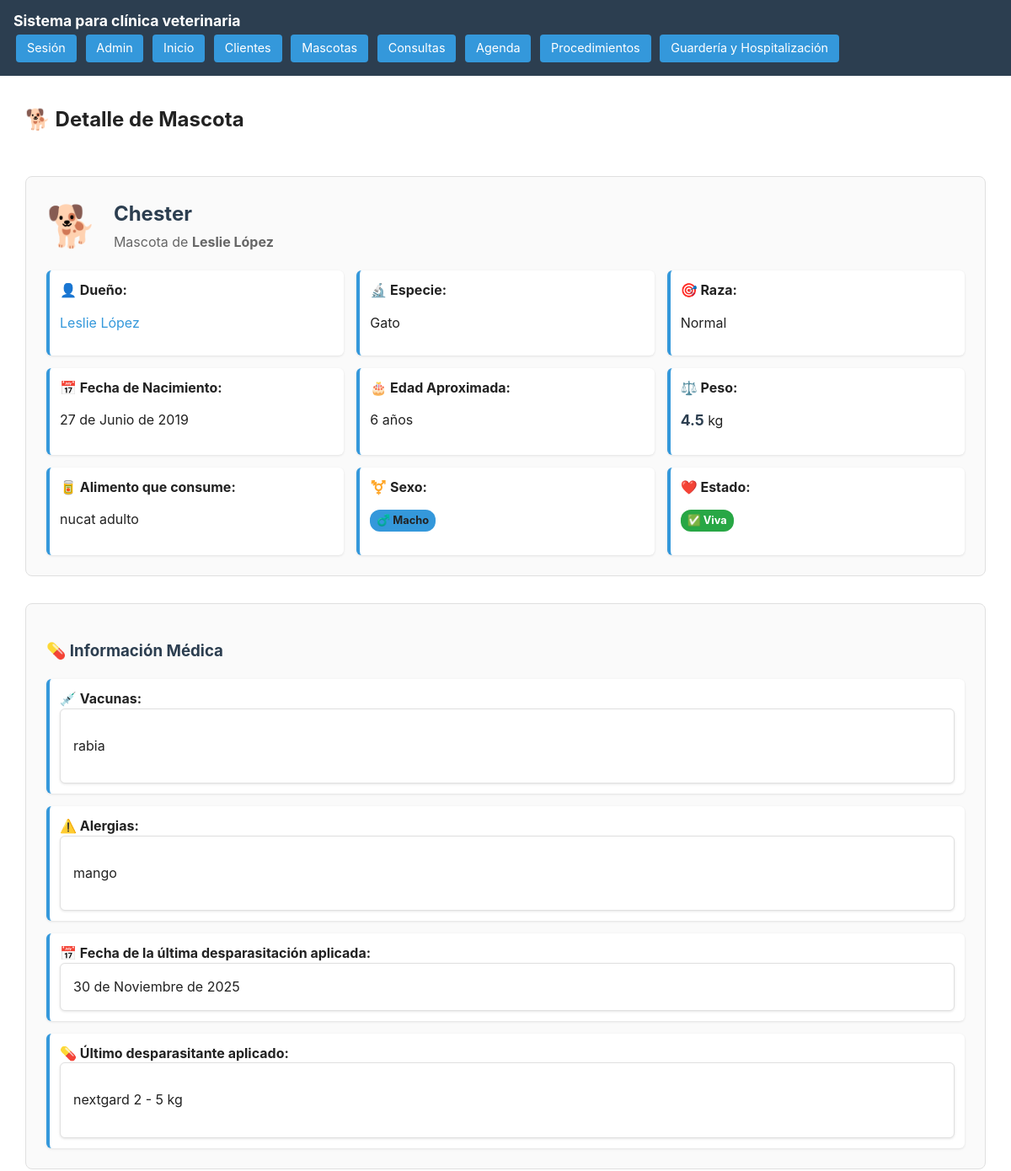
/mascota/1/ (signed in, upper part), run on an earlier commit of the app's database.
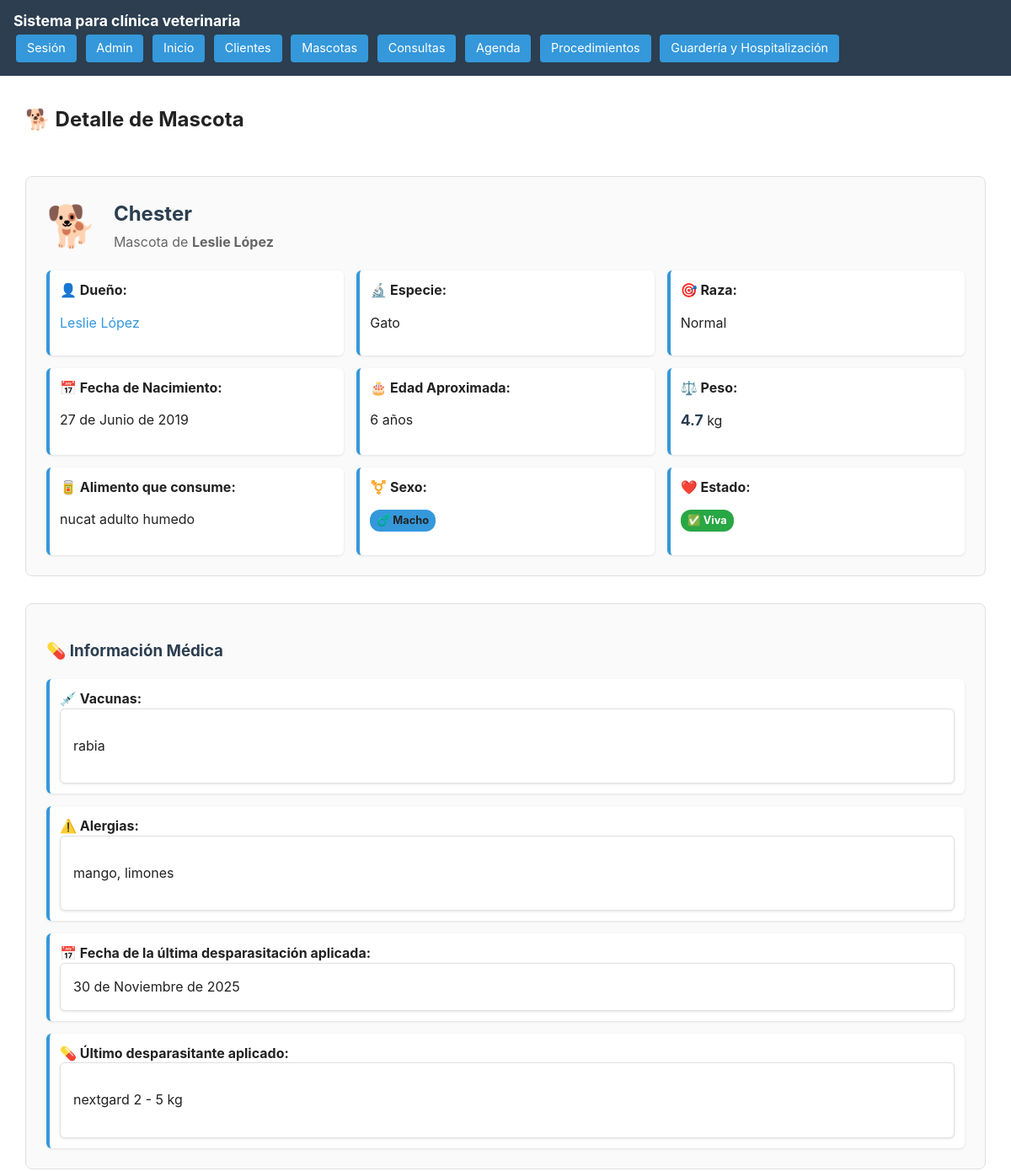
And on a later commit of the database.
### ClientesMascotas/models.py (models this page shows)
class Mascotas(models.Model):
    SEXOS = [
        ('macho', 'macho'),
        ('hembra', 'hembra'),
    ]
    cliente = models.ForeignKey(Clientes, on_delete=models.CASCADE)
    nombre = models.CharField(max_length=255)
    especie = models.CharField(max_length=255)
    raza = models.CharField(max_length=255)
    fechaNacimiento = models.DateField()
    peso = models.FloatField()
    vacunas = models.TextField(blank=True)
    ultimaDesparasitacion = models.DateField(blank= True, null=True)
    ultimoDesparasitante = models.TextField(blank=True)
    alergias = models.TextField(blank=True)
    vive = models.BooleanField(default=True)
    sexo = models.CharField(
        max_length=20,
        choices=SEXOS,
        default='macho'  # puedes poner un valor por defecto si quieres
    )
    alimento = models.TextField(blank = True)

class Clientes(models.Model):
    nombre = models.CharField(max_length=255)
    email = models.EmailField(unique=True, blank = True)
    telefono = models.CharField(max_length=20, unique = True)
    direccion = models.TextField(blank=True)

### ClientesMascotas/views.py (the view)
# urls.py: path('mascota/<int:mascota_id>/', views.detalle_mascota, name='detalle_mascota'),
@login_required
def detalle_mascota(request, mascota_id):
    mascota = get_object_or_404(Mascotas, id=mascota_id)
    from datetime import date
    hoy = date.today()
    edad = hoy.year - mascota.fechaNacimiento.year - (
        (hoy.month, hoy.day) < (mascota.fechaNacimiento.month, mascota.fechaNacimiento.day)
    )
    context = {
        'mascota': mascota,
        'edad': edad,
    }
    return render(request, 'clientesMascotas/Mascotas/DetalleMascota.html', context)

### templates/clientesMascotas/Mascotas/DetalleMascota.html (shortened to what this page needs)
{% extends 'base.html' %}
{% load static %}
{% block content %}
<section class="container">
    <div class="header-actions">
        <h2>🐕 Detalle de Mascota</h2>
    </div>
    <div class="form-section">
        <div style="display: flex; align-items: center; gap: 20px; margin-bottom: 20px;">
            <div style="font-size: 3em;">🐕</div>
            <div>
                <h1 style="color: var(--brand-bg); margin: 0 0 5px 0;">{{ mascota.nombre }}</h1>
                <p style="margin: 0; color: #666;">Mascota de <strong>{{ mascota.cliente.nombre }}</strong></p>
            </div>
        </div>
        <div class="info-grid">
            <div class="info-item">
                <strong>👤 Dueño:</strong>
                <p>
                    <a href="{% url 'detalle_cliente' mascota.cliente.id %}" style="color: var(--btn-bg); text-decoration: none;">
                        {{ mascota.cliente.nombre }}
                    </a>
                </p>
            </div>
            <div class="info-item">
                <strong>🔬 Especie:</strong>
                <p>{{ mascota.especie|default:"No especificada" }}</p>
            </div>
            <div class="info-item">
                <strong>🎯 Raza:</strong>
                <p>{{ mascota.raza|default:"No especificada" }}</p>
            </div>
            <div class="info-item">
                <strong>📅 Fecha de Nacimiento:</strong>
                <p>{{ mascota.fechaNacimiento }}</p>
            </div>
            <div class="info-item">
                <strong>🎂 Edad Aproximada:</strong>
                <p>{{ edad }} años</p>
            </div>
            <div class="info-item">
                <strong>⚖️ Peso:</strong>
                <p><span class="weight-value">{{ mascota.peso|default:"0" }}</span> kg</p>
            </div>
            <div class="info-item">
                <strong>🥫 Alimento que consume:</strong>
                <p>{{ mascota.alimento|default:"No especificado" }}</p>
            </div>
            <div class="info-item">
                <strong>⚧️ Sexo:</strong>
                <p>
                    {% if mascota.sexo == 'macho' %}
                        <span class="badge" style="background: #3498db;">♂️ Macho</span>
                    {% else %}
                        <span class="badge" style="background: #e84393;">♀️ Hembra</span>
                    {% endif %}
                </p>
            </div>
            <div class="info-item">
                <strong>❤️ Estado:</strong>
                <p>
                    {% if mascota.vive %}
                        <span class="badge badge-success">✅ Viva</span>
                    {% else %}
                        <span class="badge badge-danger">❌ Fallecida</span>
                    {% endif %}
                </p>
            </div>
        </div>
    </div>
    <div class="form-section">
        <h3 style="color: var(--brand-bg); margin-bottom: 20px;">💊 Información Médica</h3>
        <div class="info-grid">
            <div class="info-item full-width">
                <strong>💉 Vacunas:</strong>
                <div class="content-box">
                    {{ mascota.vacunas|default:"No se han registrado vacunas."|linebreaks }}
                </div>
            </div>
            <div class="info-item full-width">
                <strong>⚠️ Alergias:</strong>
                <div class="content-box">
                    {{ mascota.alergias|default:"No se han registrado alergias."|linebreaks }}
                </div>
            </div>
            <div class="info-item full-width">
                <strong>📅 Fecha de la última desparasitación aplicada:</strong>
                <div class="content-box">
                    {{ mascota.ultimaDesparasitacion|default:"No se ha desparasitado." }}
                </div>
            </div>
            <div class="info-item full-width">
                <strong>💊 Último desparasitante aplicado:</strong>
                <div class="content-box">
                    {{ mascota.ultimoDesparasitante|default:"No se ha desparasitado."|linebreaks }}
                </div>
            </div>
        </div>
    </div>
</section>
{% endblock %}

What changed in the data, as far as the page shows it:
changed Mascotas "Chester": peso "4.5" → "4.7"; alimento "nucat adulto" → "nucat adulto humedo"; alergias "mango" → "mango, limones"
